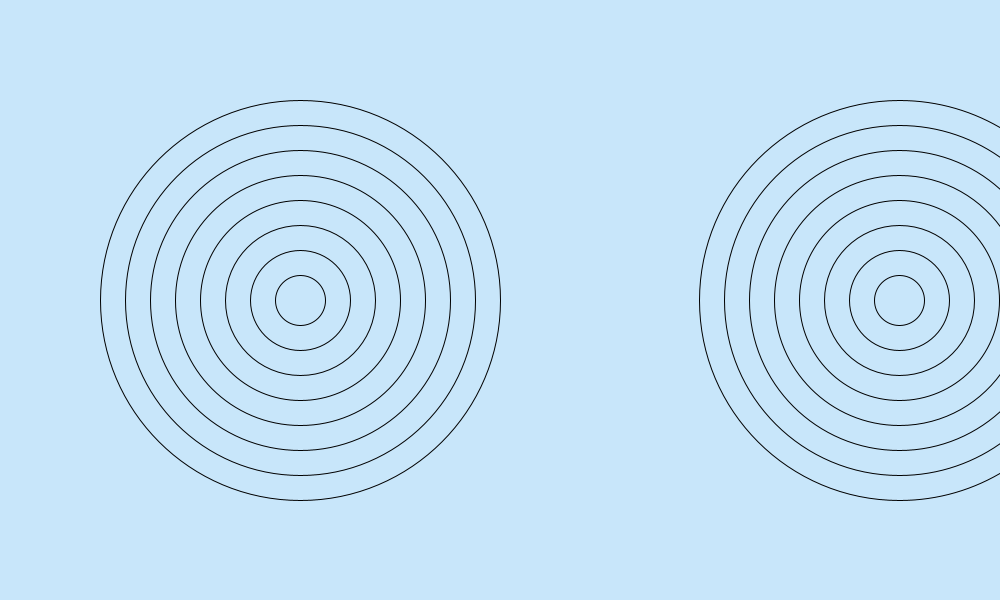
Frame 1 (no input)
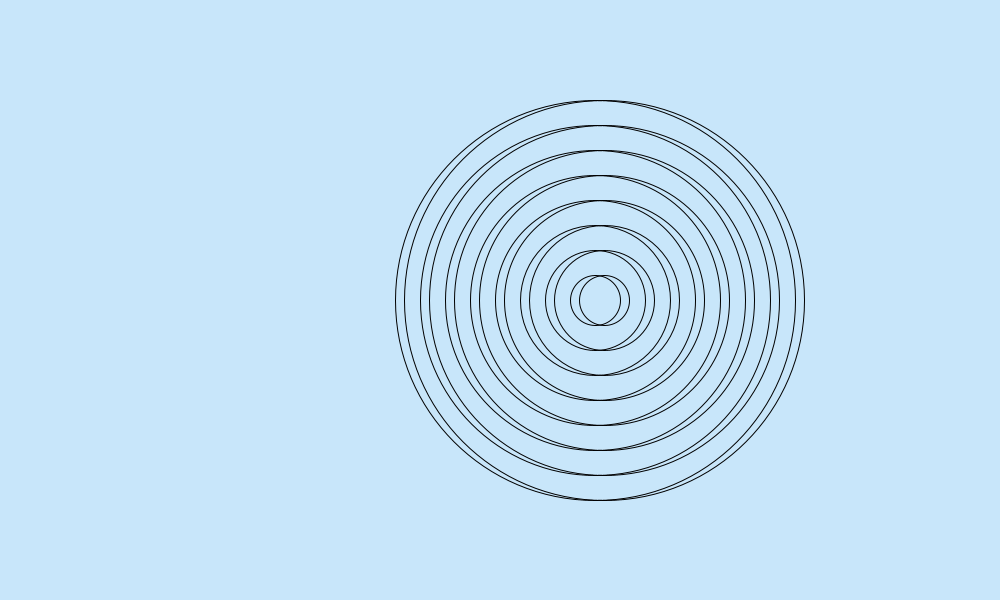
Frame 60 (the mouse pressed at the canvas centre just before this capture)
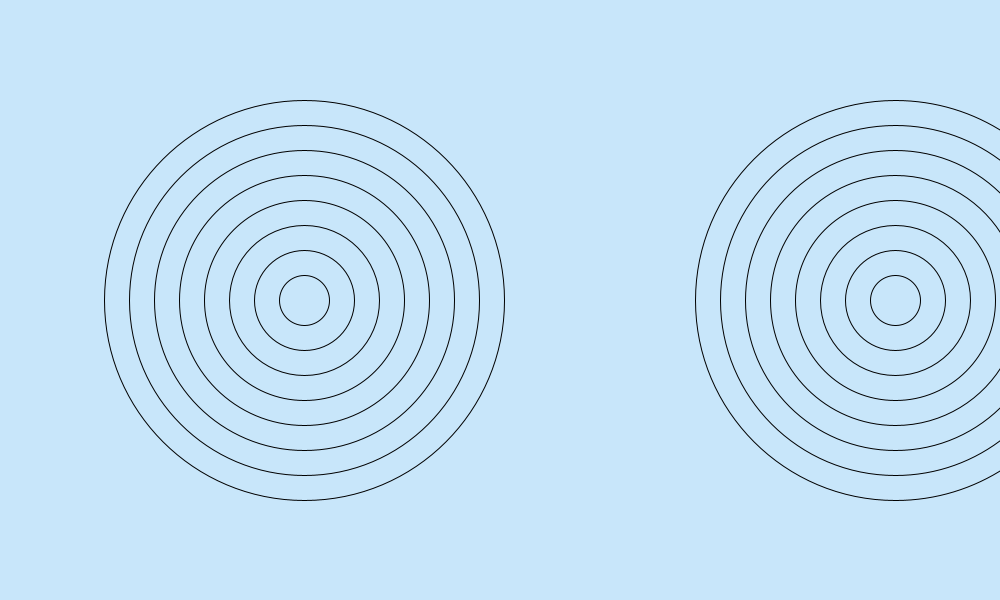
Frame 120 (the mouse held since frame 60 and released just before this capture)

The Processing sketch that drew these frames (run headless with seeded random() and noise(); from frame 60 on, the mouse is pressed at the canvas centre):

// Processing sketch: amazing_rings
// ── amazing_rings.pde
int x = 300 ;
int y = 300 ;
int x2 = 899 ;
int y2 = 254 ;
int speed = 5 ;
void setup() {
  size (1000,600);
  noFill();
}
void draw() {
  background (200,230,250) ;
  for (int i=8; i>0; i--){
ellipse(x,y,i*50,i*50);
ellipse(x2,y,i*50,i*50);
}
if (mousePressed) {
 println(mouseX,mouseY);
}
x = x + speed ;
x2 = x2 -speed ;
if ( x == 3 || x2 == 3 ) {
speed = -speed ;
  
}


  // Go to the recipe to run the demonstration before starting this program
   
  /*
  Use the code from your Bullseye program to draw the rings shown in this recipe.
  You can use the noFill() command to make your ellipses transparent.
  Make the rings move past each other.
  When the rings hit the side of the sketch, make them reverse their direction.
  */
}
